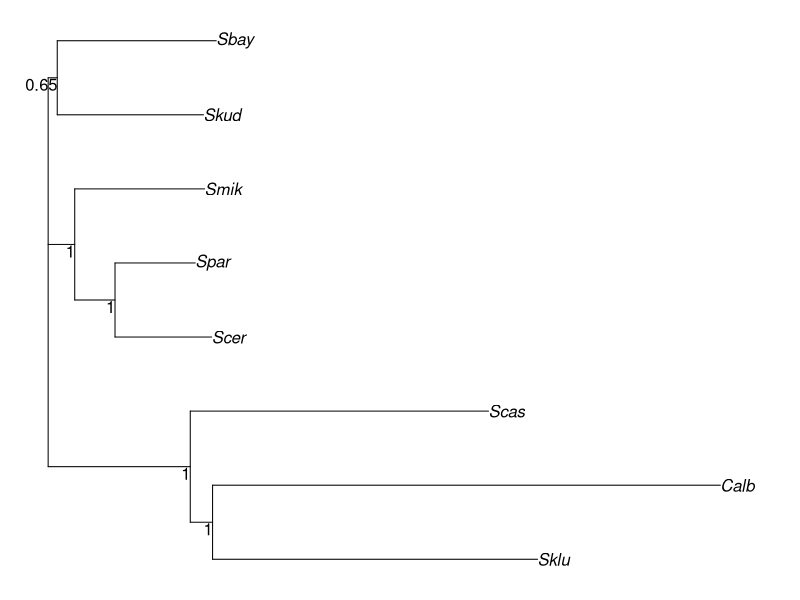
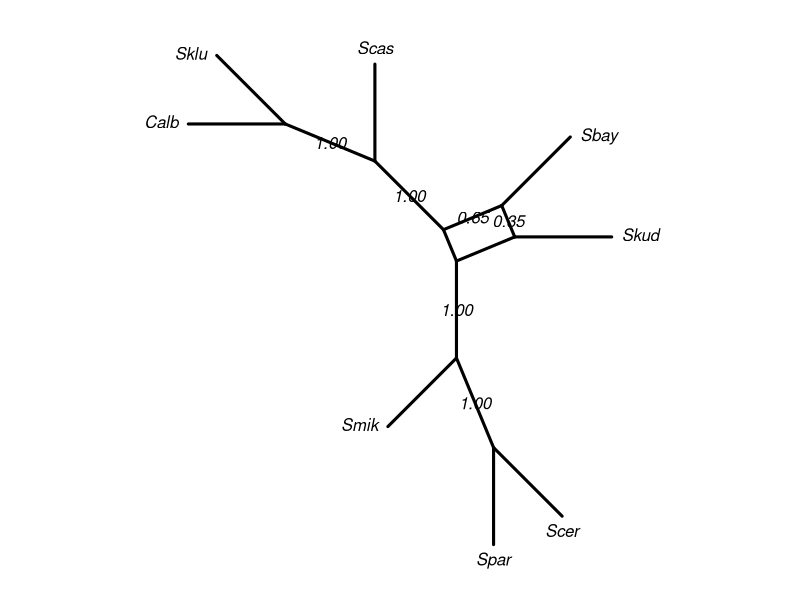
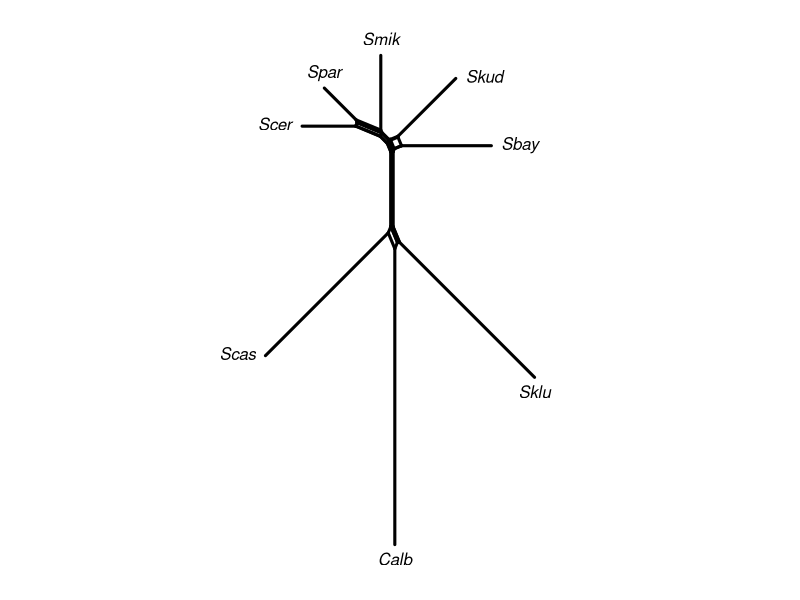
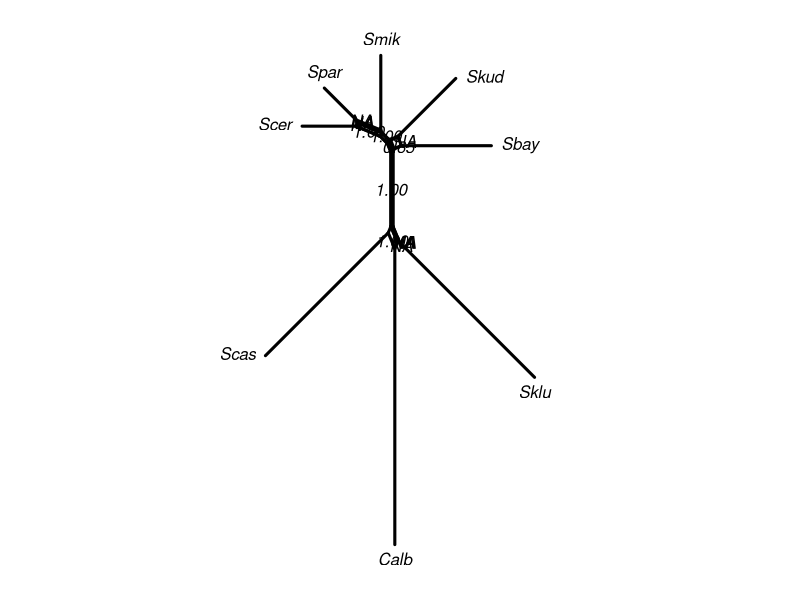
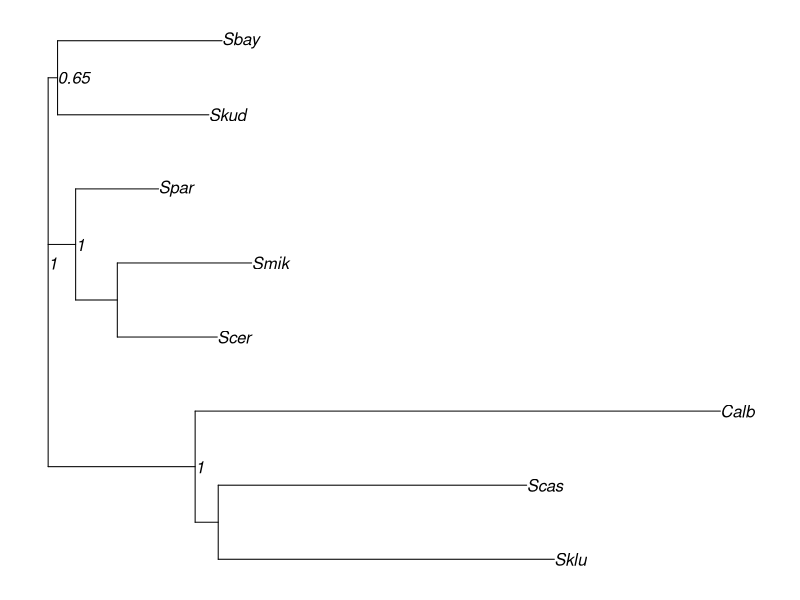
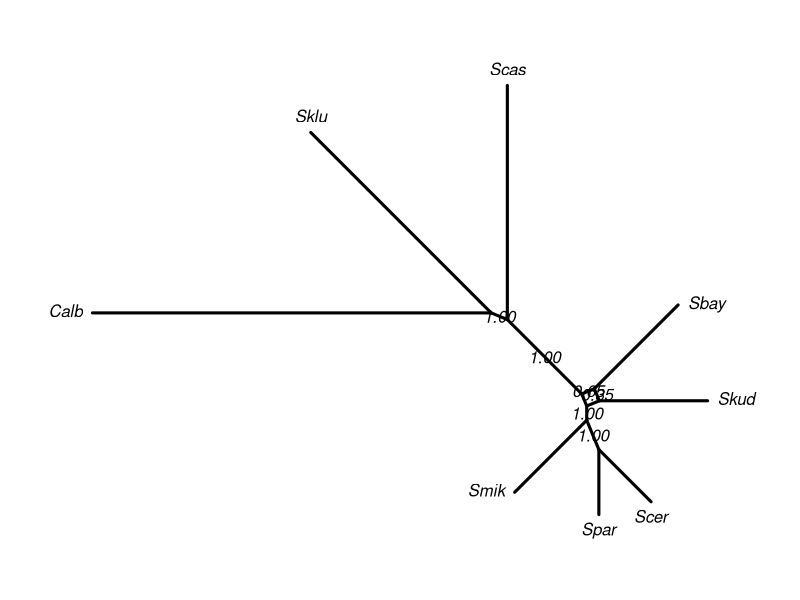

Reproduce these figures in R, in order.
## ---- eval=TRUE---------------------------------------------------------------
library(phangorn)
data(Laurasiatherian)
data(yeast)

## ---- eval=TRUE---------------------------------------------------------------
set.seed(1)
bs <- bootstrap.phyDat(yeast, FUN = function(x)nj(dist.hamming(x)), 
    bs=100)
tree <- nj(dist.hamming(yeast))
par("mar" = rep(1, 4))
tree <- plotBS(tree, bs, "phylogram")
cnet <- consensusNet(bs, .3)
plot(cnet, show.edge.label=TRUE)

## ---- eval=FALSE--------------------------------------------------------------
#  plot(cnet, "3D")
#  # rotate 3d plot
#  play3d(spin3d(axis=c(0,1,0), rpm=6), duration=10)
#  # create animated gif file
#  movie3d(spin3d(axis=c(0,1,0), rpm=6), duration=10)

## ---- eval=TRUE---------------------------------------------------------------
dm <- dist.hamming(yeast)
nnet <- neighborNet(dm)
par("mar" = rep(1, 4))
plot(nnet)

## ---- eval=TRUE---------------------------------------------------------------
nnet <- addConfidences(nnet, tree)
par("mar" = rep(1, 4))
plot(nnet, show.edge.label=TRUE)

## ---- eval=TRUE---------------------------------------------------------------
tree2 <- rNNI(tree, 2)
tree2 <- addConfidences(tree2, tree)
# several support values are missing
par("mar" = rep(1, 4))
plot(tree2, show.node.label=TRUE)

## ---- eval=TRUE---------------------------------------------------------------
cnet <- nnls.networx(cnet, dm)
par("mar" = rep(1, 4))
plot(cnet, show.edge.label=TRUE)

## ---- eval=TRUE---------------------------------------------------------------
sessionInfo()
